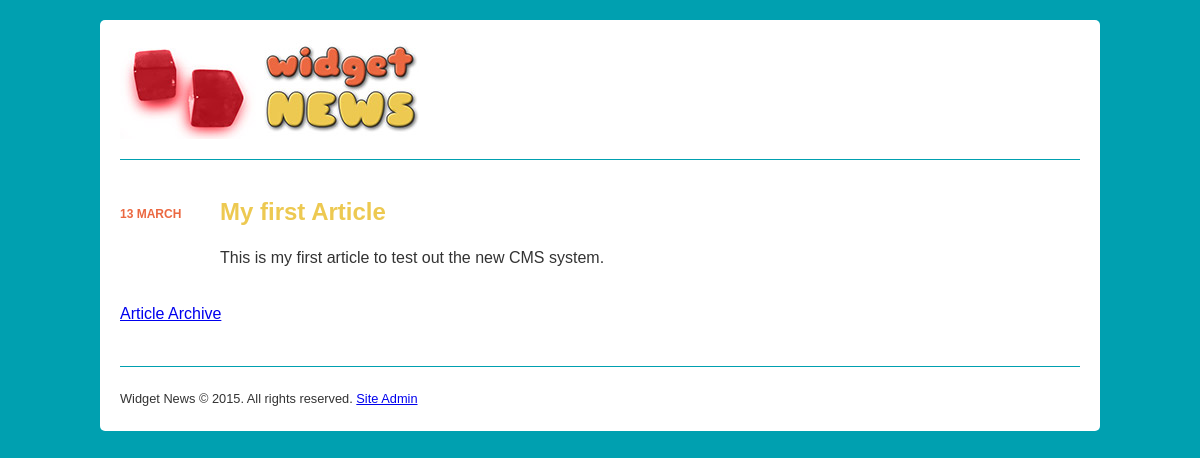
The page / on the database its author committed.
### tables this page shows
CREATE TABLE `articles` (
  `id` smallint(5) unsigned NOT NULL AUTO_INCREMENT,
  `publicationDate` date NOT NULL,
  `title` varchar(255) NOT NULL,
  `summary` text NOT NULL,
  `content` mediumtext NOT NULL,
  PRIMARY KEY (`id`)
);

### web/classes/Article.php (called while the page is built, shortened)
<?php
class Article
{
  public function __construct( $data=array() ) {
    if ( isset( $data['id'] ) ) $this->id = (int) $data['id'];
    if ( isset( $data['publicationDate'] ) ) $this->publicationDate = (int) $data['publicationDate'];
    if ( isset( $data['title'] ) ) $this->title = preg_replace ( "/[^\.\,\-\_\'\"\@\?\!\:\$ a-zA-Z0-9()]/", "", $data['title'] );
    if ( isset( $data['summary'] ) ) $this->summary = preg_replace ( "/[^\.\,\-\_\'\"\@\?\!\:\$ a-zA-Z0-9()]/", "", $data['summary'] );
  }
  public static function getList( $numRows=1000000, $order="publicationDate DESC" ) {
    $conn = new PDO( DB_DSN, DB_USERNAME, DB_PASSWORD );
    $sql = "SELECT SQL_CALC_FOUND_ROWS *, UNIX_TIMESTAMP(publicationDate) AS publicationDate FROM articles
            ORDER BY " . mysql_escape_string($order) . " LIMIT :numRows";
    $st = $conn->prepare( $sql );
    $st->bindValue( ":numRows", $numRows, PDO::PARAM_INT );
    $st->execute();
    $list = array();
    while ( $row = $st->fetch() ) {
      $article = new Article( $row );
      $list[] = $article;
    }
    $sql = "SELECT FOUND_ROWS() AS totalRows";
    $totalRows = $conn->query( $sql )->fetch();
    return ( array ( "results" => $list, "totalRows" => $totalRows[0] ) );
  }
}
?>

### web/templates/homepage.php (the view)
<?php include "templates/include/header.php" ?>
      <ul id="headlines">
<?php foreach ( $results['articles'] as $article ) { ?>
        <li>
          <h2>
            <span class="pubDate"><?php echo date('j F', $article->publicationDate)?></span><a href=".?action=viewArticle&amp;articleId=<?php echo $article->id?>"><?php echo htmlspecialchars( $article->title )?></a>
          </h2>
          <p class="summary"><?php echo htmlspecialchars( $article->summary )?></p>
        </li>
<?php } ?>
      </ul>
      <p><a href="./?action=archive">Article Archive</a></p>
<?php include "templates/include/footer.php" ?>

### web/index.php (shortened to what this page needs)
<?php
$action = isset( $_GET['action'] ) ? $_GET['action'] : "";
switch ( $action ) {
  default:
    homepage();
}
function homepage() {
  $results = array();
  $data = Article::getList( HOMEPAGE_NUM_ARTICLES );
  $results['articles'] = $data['results'];
  $results['totalRows'] = $data['totalRows'];
  $results['pageTitle'] = "Widget News";
  require( TEMPLATE_PATH . "/homepage.php" );
}
?>

### web/templates/include/header.php (shortened to what this page needs)
<!DOCTYPE html>
<html lang="en">
  <head>
    <link rel="stylesheet" type="text/css" href="style.css" />
  </head>
  <body>
    <div id="container">
      <a href="."><img id="logo" src="images/logo.jpg" alt="Widget News" /></a>

### web/templates/include/footer.php
      <div id="footer">
        Widget News &copy; 2015. All rights reserved. <a href="admin.php">Site Admin</a>
      </div>
    </div>
  </body>
</html>

### web/style.css (style rules this page uses)
body { margin: 0; color: #333; background-color: #00a0b0; font-family: "Trebuchet MS", Arial, Helvetica, sans-serif; line-height: 1.5em; }
#container { width: 960px; background: #fff; margin: 20px auto; padding: 20px; -moz-border-radius: 5px; -webkit-border-radius: 5px; border-radius: 5px; }
#logo { display: block; width: 300px; padding: 0 660px 20px 0; border: none; border-bottom: 1px solid #00a0b0; margin-bottom: 40px; }
#footer { border-top: 1px solid #00a0b0; margin-top: 40px; padding: 20px 0 0 0; font-size: .8em; }
h2, h2 a { color: #edc951; }
h2 a { text-decoration: none; }
#headlines { list-style: none; padding-left: 0; width: 75%; }
#headlines li { margin-bottom: 2em; }
.pubDate { font-size: .8em; color: #eb6841; text-transform: uppercase; }
#headlines .pubDate { display: inline-block; width: 100px; font-size: .5em; vertical-align: middle; }
.summary { padding-left: 100px; }

### rows shown on the page
articles: publicationDate "13 MARCH", title "My first Article", summary "This is my first article to test out the new CMS system."
